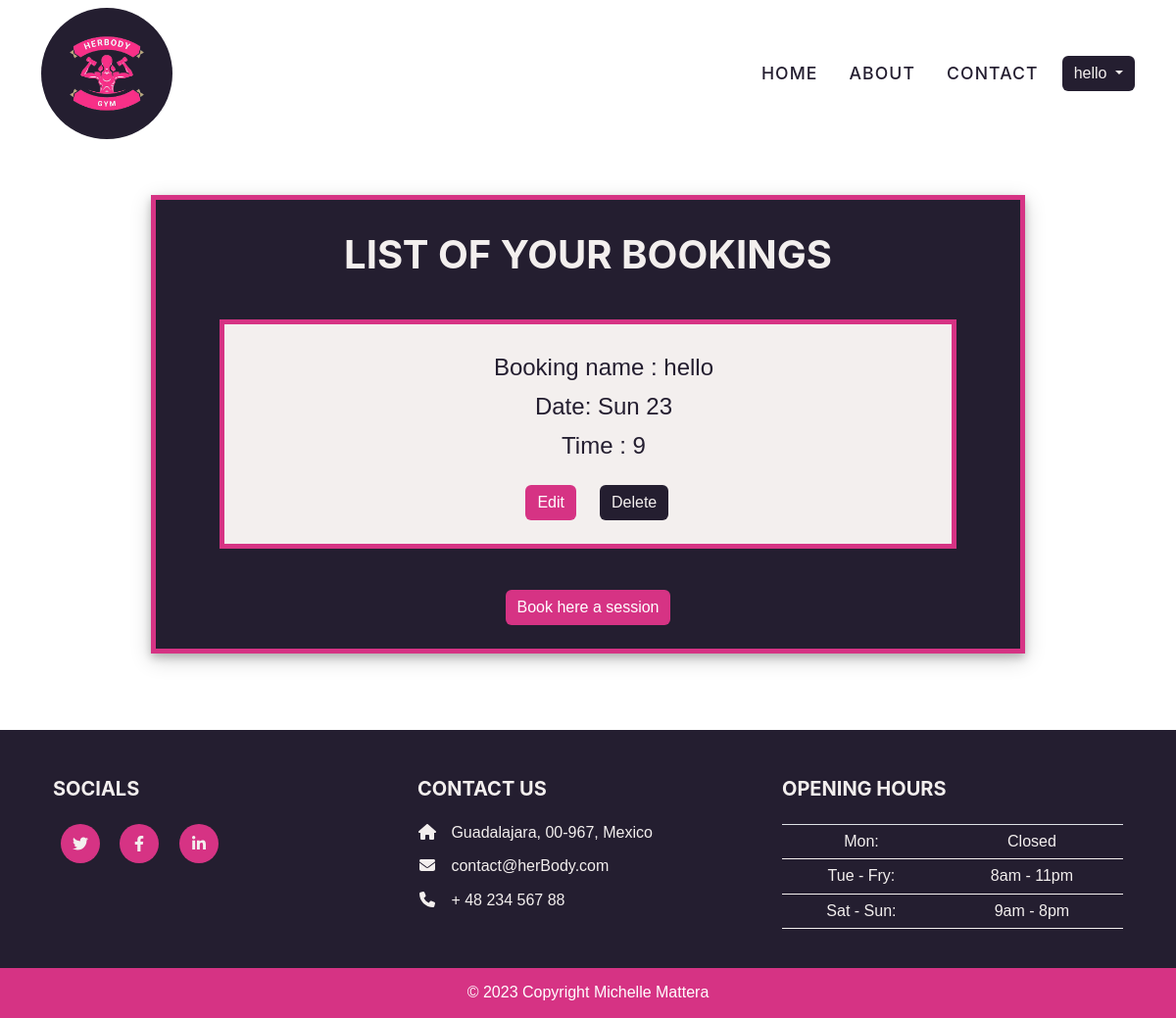
The page /booking/my_bookings/ (signed in) on the database its author committed.
### booking/models.py (models this page shows, shortened)
class Booking(models.Model):
    date = models.DateField(default=datetime.date.today)
    user = models.ForeignKey(
        User, on_delete=models.CASCADE, related_name="hiuser", default=User)
    time = models.IntegerField(choices=TIME_CHOISES, blank=False, default=9)
    class Meta:
        ordering = ['date', 'time']
        unique_together = ("date", "time")

### booking/views.py (the view, shortened to what this page needs)
# urls.py: path('my_bookings/', booking_list.as_view(), name='my_bookings'),
class booking_list(generic.ListView):
    model = Booking
    template_name = 'booking/my_bookings.html'
    def get_queryset(self):
        user = self.request.user
        return Booking.objects.filter(user=user).order_by('date', 'time')

### templates/booking/booking_list.html
{% extends "base.html" %}
{% block content %}
{% include 'includes/messages.html' %}
<div class="container">
    <div class="booking-confirmation text-center">
        <h1 class="text-uppercase text-center booking-title">List of your bookings</h1>
        {% for booking in booking_list %}
        <div class="container-booking-card">
            <ul>
                <li class="booking-li">Booking name : {{ booking.user }}</li>
                <li class="booking-li">Date: {{ booking.date|date:"D d" }}</li>
                <li class="booking-li">Time : {{ booking.time }}</li>
            </ul>
            <div class="row">
                <div class="col booking-li right">
                    <a href="{% url 'edit_booking' booking_id=booking.id %}" class="btn btn-primary text-center"
                    role="button">Edit</a>
                </div>
                <div class="col booking-li left">
                    <a href="{% url 'delete_booking' booking.id %}" class="btn btn-secondary text-center"
                        role="button">Delete</a>
                </div>
            </div>
        </div>
        {% empty %}
        <div class="container-booking-card">
            <ul>
                <li class="booking-li">No Bookings have been made</li>
            </ul>
        </div>
        {% endfor %}
            <a href="{% url 'booking_form'%}" class="btn btn-primary text-center"
            role="button">Book here a session</a>
    </div>
</div>
{% endblock %}

### templates/base.html (shortened to what this page needs)
{% load static %}
{% load cloudinary %}
<!DOCTYPE html>
<html lang="en">
<head>
    <link rel="stylesheet" href="https://cdn.jsdelivr.net/npm/bootstrap@4.0.0/dist/css/bootstrap.min.css"
>
    <link type="text/css" href="{% static 'css/style.css' %}" rel="stylesheet">
    <link type="text/css" href="{% static 'bootstrap/css/style.css' %}" rel="stylesheet">
</head>
<body>
    {% with request.resolver_match.url_name as url_name %}
    <nav class="navbar navbar-expand-lg navbar-dark fixed-top" id="mainNav">
        <div class="container">
            <div class="logo-div">
                <a class="navbar-brand" href="#page-top"><img src="{% static 'images/logo.png' %}" alt="logo"
                        class="logo"></a>
            </div>
            <div class="collapse navbar-collapse" id="navbarResponsive">
                <ul class="navbar-nav text-uppercase ms-auto py-4 py-lg-0">
                    <li class="nav-item nav-home"><a class="nav-link {% if url_name == 'home' %}active-nav{% endif %}"
                            aria-current="page" href="{% url 'home' %}">Home</a></li>
                    <li class="nav-item nav-about"><a class="nav-link {% if url_name == 'about' %}active-nav{% endif %}"
                            aria-current="page" href="{% url 'about' %}">About</a></li>
                    <li class="nav-item nav-contact"><a
                            class="nav-link {% if url_name == 'contact' %}active-nav{% endif %}" aria-current="page"
                            href="{% url 'contact' %}">Contact</a></li>
                </ul>
                <div class="dropdown">
                    {% if user.is_authenticated %}
                    <a class="btn btn-secondary  dropdown-toggle" href="#" role="button" id="dropdownMenuLink"
                        data-bs-toggle="dropdown" aria-haspopup="true" aria-expanded="false">
                        {{ user.username }}
                    </a>
                        {% endif %}
                    </div>
                </div>
            </div>
    </nav>
    {% endwith %}
    <main>
        {% block content %}{% endblock content %}
    </main>
    <footer class="text-white text-center text-lg-start bg-dark">
        <div class="footer-container">
            <div class="container p-4">
                <div class="row mt-4">
                    <div class="col-lg-4 col-md-12 mb-4 mb-md-0 footer-text">
                        <h5 class="text-uppercase mb-4 footer-title">Socials</h5>
                        <div class="mt-4">
                            <a class="btn btn-social mx-2" href="#!" aria-label="Twitter"
                                title="Link for Twitter (opens in a new page)"><i class="fab fa-twitter"></i></a>
                            <a class="btn btn-social mx-2" href="#!" aria-label="Facebook"
                                title="Link for Facebook (opens in a new page)"><i class="fab fa-facebook-f"></i></a>
                            <a class="btn btn-social mx-2" href="#!" aria-label="LinkedIn"
                                title="Link for Linkedin (opens in a new page)"><i class="fab fa-linkedin-in"></i></a>
                        </div>
                    </div>
                    <div class="col-lg-4 col-md-6 mb-4 mb-md-0 footer-text">
                        <h5 class="text-uppercase mb-4 footer-title">Contact Us</h5>
                        <ul class="fa-ul" style="margin-left: 1.65em;">
                            <li class="mb-3">
                                <span class="fa-li"><i class="fas fa-home"></i></span><span class="ms-2">Guadalajara,
                                    00-967,
                                    Mexico</span>
                            </li>
                            <li class="mb-3">
                                <span class="fa-li"><i class="fas fa-envelope"></i></span><span
                                    class="ms-2">contact@herBody.com</span>
                            </li>
                            <li class="mb-3">
                                <span class="fa-li"><i class="fas fa-phone"></i></span><span class="ms-2">+ 48 234 567
                                    88</span>
                            </li>
                        </ul>
                    </div>
                    <div class="col-lg-4 col-md-6 mb-4 mb-md-0 footer-text">
                        <h5 class="text-uppercase mb-4 footer-title">Opening hours</h5>
                        <table class="table text-center text-white footer-text">
                            <tbody class="fw-normal">
                                <tr>
                                    <td>Mon:</td>
                                    <td>Closed</td>
                                </tr>
                                <tr>
                                    <td>Tue - Fry:</td>
                                    <td>8am - 11pm</td>
                                </tr>
                                <tr>
                                    <td>Sat - Sun:</td>
                                    <td>9am - 8pm</td>
                                </tr>
                            </tbody>
                        </table>
                    </div>
                </div>
            </div>
            <div class="text-center p-3 Copyright">
                © 2023 Copyright Michelle Mattera
            </div>
        </div>
    </footer>
</body>
</html>

### static/css/style.css (style rules this page uses)
.logo { height: 100%; width: 100%; }
.logo-div { width: 150px; height: 150px; align-items: center; text-align: center; display: flex; }
#mainNav .navbar-nav .nav-item .nav-link { font-family: "Montserrat", -apple-system, BlinkMacSystemFont, "Segoe UI", Roboto, "Helvetica Neue", Arial, sans-serif, "Apple Color Emoji", "Segoe UI Emoji", "Segoe UI Symbol", "Noto Color Emoji"; font-size: 1.1rem; color: #241E30; font-weight: 500; letter-spacing: 0.0625em; }
.btn-primary { --bs-btn-color: #FFF; --bs-btn-bg: #d63384; --bs-btn-hover-color: #d63384; --bs-btn-hover-bg: #F3EFEE; --bs-btn-active-color: #d63384; }
.btn-secondary { --bs-btn-color: #F3EFEE; --bs-btn-bg: #241E30; --bs-btn-hover-border-color: #322d3b; --bs-btn-hover-color: #fff; --bs-btn-hover-bg: #312a3f; }
.p-4 { color: #F3EFEE; }
.p-4>* { color: #F3EFEE; }
.Copyright { background-color: #d63384; color: #FFF; }
.footer-text>* { color: #F3EFEE; }
.footer-container { background-color: #241E30; }
.btn-social { --bs-btn-hover-color: #d63384; --bs-btn-color: #F3EFEE; }
.dropdown-toggle { white-space: nowrap; margin-left: 1rem; }
.booking-title { margin: 1% 5%; color: #F3EFEE; }
.booking-confirmation { width: 80%; height: auto; margin: 7% 10%; background-color: #241E30; border: 5px solid #d63384; box-shadow: 0 4px 8px 0 rgba(0, 0, 0, 0.2), 0 6px 20px 0 rgba(0, 0, 0, 0.19); padding: 1.5rem; }
.booking-li { list-style: none; font-size: 1.5rem; }
.right { font-weight: bold; text-align: right; }
.left { text-align: left; }
.container-booking-card { background-color: #F3EFEE; color: #241E30; text-align: center; margin: 5%; border: 5px solid #d63384; padding: 1.5rem; line-height: 40px; }

### rows shown on the page
Booking: user "hello", date "Sun 23", time "9"

### other values the page prints
{{ user.username }} "hello"
